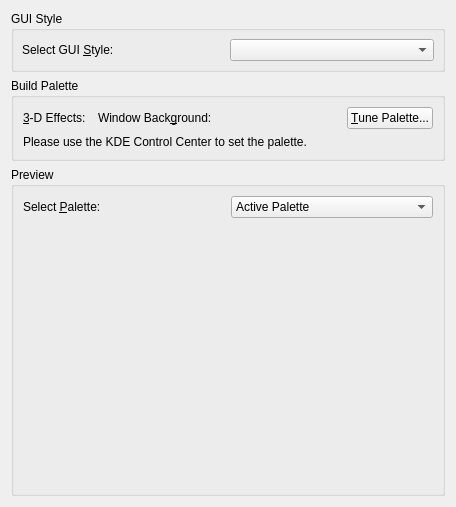
      <widget class="QWidget" name="tab1">
       <attribute name="title">
        <string>Appearance</string>
       </attribute>
       <layout class="QGridLayout" name="gridLayout_5">
        <item row="0" column="0">
         <widget class="QGroupBox" name="GroupBox40">
          <property name="sizePolicy">
           <sizepolicy hsizetype="Minimum" vsizetype="Preferred">
            <horstretch>0</horstretch>
            <verstretch>0</verstretch>
           </sizepolicy>
          </property>
          <property name="minimumSize">
           <size>
            <width>0</width>
            <height>0</height>
           </size>
          </property>
          <property name="title">
           <string>GUI Style</string>
          </property>
          <layout class="QHBoxLayout">
           <property name="spacing">
            <number>4</number>
           </property>
           <property name="margin">
            <number>8</number>
           </property>
           <item>
            <widget class="QLabel" name="gstylebuddy">
             <property name="minimumSize">
              <size>
               <width>0</width>
               <height>0</height>
              </size>
             </property>
             <property name="text">
              <string>Select GUI &amp;Style:</string>
             </property>
             <property name="buddy">
              <cstring>gstylecombo</cstring>
             </property>
            </widget>
           </item>
           <item>
            <widget class="QComboBox" name="gstylecombo"/>
           </item>
          </layout>
         </widget>
        </item>
        <item row="3" column="0">
         <widget class="QGroupBox" name="groupPreview">
          <property name="sizePolicy">
           <sizepolicy hsizetype="Preferred" vsizetype="Expanding">
            <horstretch>0</horstretch>
            <verstretch>0</verstretch>
           </sizepolicy>
          </property>
          <property name="title">
           <string>Preview</string>
          </property>
          <layout class="QGridLayout" name="gridLayout_4">
           <item row="0" column="0">
            <widget class="QLabel" name="TextLabel1">
             <property name="text">
              <string>Select &amp;Palette:</string>
             </property>
             <property name="buddy">
              <cstring>paletteCombo</cstring>
             </property>
            </widget>
           </item>
           <item row="0" column="1">
            <widget class="QComboBox" name="paletteCombo">
             <item>
              <property name="text">
               <string>Active Palette</string>
              </property>
             </item>
             <item>
              <property name="text">
               <string>Inactive Palette</string>
              </property>
             </item>
             <item>
              <property name="text">
               <string>Disabled Palette</string>
              </property>
             </item>
            </widget>
           </item>
           <item row="1" column="0" colspan="2">
            <widget class="PreviewFrame" name="previewFrame" native="true">
             <property name="sizePolicy">
              <sizepolicy hsizetype="Expanding" vsizetype="Expanding">
               <horstretch>0</horstretch>
               <verstretch>0</verstretch>
              </sizepolicy>
             </property>
             <property name="minimumSize">
              <size>
               <width>410</width>
               <height>260</height>
              </size>
             </property>
            </widget>
           </item>
          </layout>
         </widget>
        </item>
        <item row="1" column="0">
         <widget class="QGroupBox" name="groupAutoPalette">
          <property name="sizePolicy">
           <sizepolicy hsizetype="Preferred" vsizetype="Maximum">
            <horstretch>0</horstretch>
            <verstretch>0</verstretch>
           </sizepolicy>
          </property>
          <property name="minimumSize">
           <size>
            <width>400</width>
            <height>0</height>
           </size>
          </property>
          <property name="title">
           <string>Build Palette</string>
          </property>
          <layout class="QVBoxLayout" name="verticalLayout_2">
           <item>
            <widget class="QWidget" name="colorConfig" native="true">
             <layout class="QHBoxLayout" name="horizontalLayout_2">
              <property name="margin">
               <number>0</number>
              </property>
              <item>
               <widget class="QLabel" name="labelMainColor">
                <property name="text">
                 <string>&amp;3-D Effects:</string>
                </property>
                <property name="buddy">
                 <cstring>buttonMainColor</cstring>
                </property>
               </widget>
              </item>
              <item>
               <widget class="ColorButton" name="buttonMainColor" native="true"/>
              </item>
              <item>
               <widget class="QLabel" name="labelMainColor2">
                <property name="sizePolicy">
                 <sizepolicy hsizetype="Minimum" vsizetype="Minimum">
                  <horstretch>0</horstretch>
                  <verstretch>0</verstretch>
                 </sizepolicy>
                </property>
                <property name="minimumSize">
                 <size>
                  <width>50</width>
                  <height>0</height>
                 </size>
                </property>
                <property name="lineWidth">
                 <number>1</number>
                </property>
                <property name="midLineWidth">
                 <number>0</number>
                </property>
                <property name="text">
                 <string>Window Back&amp;ground:</string>
                </property>
                <property name="alignment">
                 <set>Qt::AlignVCenter</set>
                </property>
                <property name="margin">
                 <number>0</number>
                </property>
                <property name="buddy">
                 <cstring>buttonMainColor2</cstring>
                </property>
               </widget>
              </item>
              <item>
               <widget class="ColorButton" name="buttonMainColor2" native="true"/>
              </item>
              <item>
               <spacer name="spacer">
                <property name="orientation">
                 <enum>Qt::Horizontal</enum>
                </property>
                <property name="sizeType">
                 <enum>QSizePolicy::Expanding</enum>
                </property>
                <property name="sizeHint" stdset="0">
                 <size>
                  <width>70</width>
                  <height>20</height>
                 </size>
                </property>
               </spacer>
              </item>
              <item>
               <widget class="QPushButton" name="btnAdvanced">
                <property name="text">
                 <string>&amp;Tune Palette...</string>
                </property>
               </widget>
              </item>
             </layout>
            </widget>
           </item>
           <item>
            <widget class="QLabel" name="labelKDENote">
             <property name="text">
              <string>Please use the KDE Control Center to set the palette.</string>
             </property>
            </widget>
           </item>
          </layout>
         </widget>
        </item>
       </layout>
      </widget>
